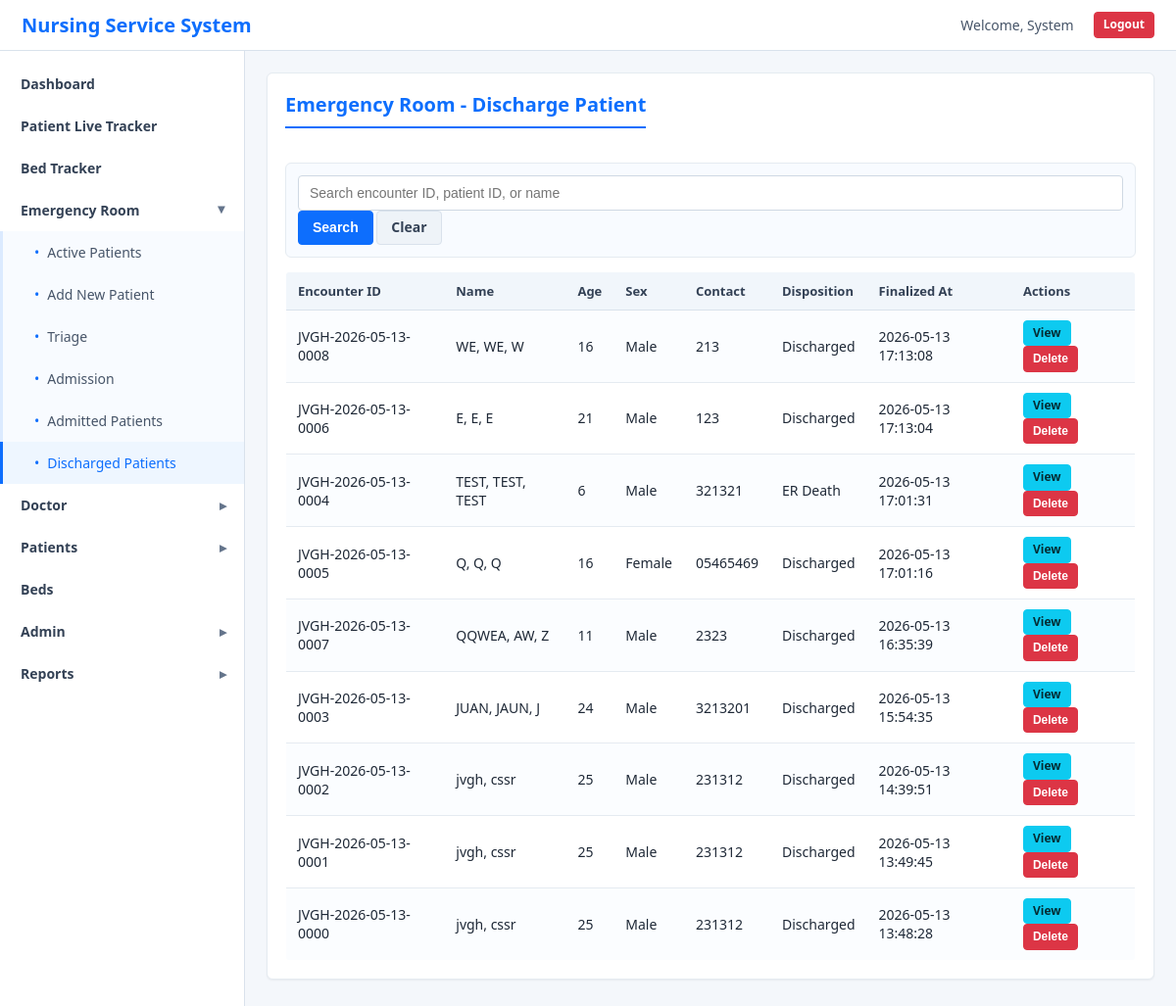
The page /pages/discharge_patients.php (signed in) on the database its author committed.
### tables this page shows
CREATE TABLE `patients` (
  `patient_id` int(11) NOT NULL AUTO_INCREMENT,
  `permanent_patient_id` varchar(30) DEFAULT NULL,
  `patient_code` varchar(30) NOT NULL,
  `queue_date` date DEFAULT NULL,
  `queue_number` int(11) DEFAULT NULL,
  `first_name` varchar(50) NOT NULL,
  `last_name` varchar(50) NOT NULL,
  `middle_name` varchar(50) DEFAULT NULL,
  `date_of_birth` date NOT NULL,
  `age` int(11) DEFAULT NULL,
  `gender` enum('Male','Female','Other') NOT NULL,
  `religion` varchar(50) DEFAULT NULL,
  `phone` varchar(20) DEFAULT NULL,
  `house_no_street` varchar(100) DEFAULT NULL,
  `barangay_name` varchar(100) DEFAULT NULL,
  `municipality_name` varchar(100) DEFAULT NULL,
  `province_name` varchar(100) DEFAULT NULL,
  `barangay_id` varchar(20) DEFAULT NULL,
  `municipality_id` varchar(20) DEFAULT NULL,
  `province_id` varchar(20) DEFAULT NULL,
  `medical_history` text DEFAULT NULL,
  `final_diagnosis` varchar(150) DEFAULT NULL,
  `specific_diagnosis` text DEFAULT NULL,
  `current_bed` int(11) DEFAULT NULL,
  `ward_department` varchar(30) NOT NULL DEFAULT 'MEDICAL',
  `current_doctor` int(11) DEFAULT NULL,
  `assigned_nurse` int(11) DEFAULT NULL,
  `admission_date` datetime NOT NULL,
  `triage_date` date DEFAULT NULL,
  `triage_time` time DEFAULT NULL,
  `arrival_time` datetime NOT NULL,
  `status` enum('triage','waiting_for_consultation','consultation','treatment','waiting_results','ready_for_disposition','for_admission','discharge','admit_inpatient','referred','ama','thoc','absconded','dama','doa','er_death','expired','arrival','waiting_area','initial_assessment','diagnostics','treatment_management','reassessment','disposition_decision','refer_other_facility','registration','for_laboratory','for_consult','under_treatment','for_discharge','discharged','admission','trans_in','trans_out','hama','death') NOT NULL DEFAULT 'triage',
  `created_at` timestamp NOT NULL DEFAULT current_timestamp(),
  `updated_at` timestamp NOT NULL DEFAULT current_timestamp() ON UPDATE current_timestamp(),
  PRIMARY KEY (`patient_id`),
  UNIQUE KEY `patient_code` (`patient_code`),
  KEY `current_bed` (`current_bed`),
  KEY `current_doctor` (`current_doctor`),
  KEY `assigned_nurse` (`assigned_nurse`),
  KEY `idx_patient_location` (`province_id`,`municipality_id`,`barangay_id`),
  KEY `idx_patient_status` (`status`),
  KEY `idx_patient_admission` (`admission_date`),
  KEY `idx_patient_code` (`patient_code`),
  KEY `idx_permanent_patient_id` (`permanent_patient_id`),
  CONSTRAINT `patients_ibfk_1` FOREIGN KEY (`current_bed`) REFERENCES `beds` (`bed_id`) ON DELETE SET NULL,
  CONSTRAINT `patients_ibfk_2` FOREIGN KEY (`current_doctor`) REFERENCES `users` (`user_id`) ON DELETE SET NULL,
  CONSTRAINT `patients_ibfk_3` FOREIGN KEY (`assigned_nurse`) REFERENCES `users` (`user_id`) ON DELETE SET NULL
);

### includes/patient_helpers.php (called while the page is built, shortened)
<?php
function patientStatusWorkflow() {
    return [
        DEFAULT_PATIENT_STATUS => 'Triage',
        'waiting_for_consultation' => 'Waiting for Consultation',
        'consultation' => 'Consultation',
        'treatment' => 'Under Treatment',
        'waiting_results' => 'Waiting Results',
        'ready_for_disposition' => 'Ready for Disposition',
        'for_admission' => 'For Admission',
        'discharge' => 'Discharged',
        'admit_inpatient' => 'Admission',
        'referred' => 'Referred',
        'ama' => 'AMA',
        'thoc' => 'THOC',
        'absconded' => 'Absconded',
        'dama' => 'DAMA',
        'doa' => 'DOA',
        'er_death' => 'ER Death',
        'expired' => 'Expired'
    ];
}
function patientFullName($patient) {
    $parts = [
        $patient['last_name'] ?? '',
        $patient['first_name'] ?? '',
        $patient['middle_name'] ?? ''
    ];
    return trim(implode(', ', array_filter($parts)));
}
function patientStatusOptions() {
    return patientStatusWorkflow();
}
function statusLabel($status) {
    $options = patientStatusOptions();
    return $options[$status] ?? ucwords(str_replace('_', ' ', $status));
}

### includes/auth.php (called while the page is built, shortened)
<?php
function isLoggedIn() {
    return isset($_SESSION['user_id']) && isset($_SESSION['role']);
}
function hasRole($requiredRoles) {
    if (is_string($requiredRoles)) {
        $requiredRoles = array($requiredRoles);
    }
    return in_array($_SESSION['role'], $requiredRoles);
}
?>

### pages/discharge_patients.php (the view, shortened to what this page needs)
<?php
require_once '../config/db.php';
require_once '../includes/auth.php';
require_once '../includes/patient_helpers.php';
$search = trim($_GET['search'] ?? '');
$sql = "
    SELECT
        p.*,
        (
            SELECT pt.created_at
            FROM patient_tracking pt
            WHERE pt.patient_id = p.patient_id
                AND pt.action = 'Status Updated'
                AND pt.to_status IN ('discharge', 'referred', 'ama', 'thoc', 'absconded', 'dama', 'doa', 'expired', 'er_death')
            ORDER BY pt.created_at DESC
            LIMIT 1
        ) as discharged_at
    FROM patients p
    WHERE p.status IN ('discharge', 'referred', 'ama', 'thoc', 'absconded', 'dama', 'doa', 'expired', 'er_death')
";
if ($search !== '') {
    $term = '%' . $search . '%';
    $sql .= " AND (p.patient_code LIKE ? OR p.permanent_patient_id LIKE ? OR p.first_name LIKE ? OR p.last_name LIKE ? OR p.middle_name LIKE ?)";
    $stmt = $conn->prepare($sql . " ORDER BY COALESCE(discharged_at, p.updated_at) DESC");
    $stmt->bind_param("sssss", $term, $term, $term, $term, $term);
    $stmt->execute();
    $patients = $stmt->get_result()->fetch_all(MYSQLI_ASSOC);
} else {
    $patients = $conn->query($sql . " ORDER BY COALESCE(discharged_at, p.updated_at) DESC")->fetch_all(MYSQLI_ASSOC);
}
?>
<!DOCTYPE html>
<html lang="en">
<head>
    <link rel="stylesheet" href="../public/css/style.css">
    <link rel="stylesheet" href="../public/css/dashboard.css">
</head>
<body>
    <nav class="navbar">
        <div class="navbar-brand"><h1>Nursing Service System</h1></div>
        <div class="navbar-menu">
            <span class="user-info">Welcome, <?php echo htmlspecialchars($_SESSION['first_name']); ?></span>
            <a href="../api/logout.php" class="btn btn-sm btn-danger">Logout</a>
        </div>
    </nav>
    <div class="dashboard-container">
        <?php include '../includes/sidebar.php'; ?>
        <main class="main-content">
            <section class="patients-section">
                <div style="display: flex; justify-content: space-between; align-items: center; gap: 12px; margin-bottom: 20px;">
                    <h2>Emergency Room - Discharge Patient</h2>
                </div>
                <form method="GET" class="log-search-form">
                    <input type="text" name="search" placeholder="Search encounter ID, patient ID, or name" value="<?php echo htmlspecialchars($search); ?>">
                    <button type="submit" class="btn btn-primary">Search</button>
                    <a href="discharge_patients.php" class="btn btn-secondary">Clear</a>
                </form>
                <div class="table-responsive">
                    <table class="table table-striped">
                        <thead>
                            <tr>
                                <th>Encounter ID</th>
                                <th>Name</th>
                                <th>Age</th>
                                <th>Sex</th>
                                <th>Contact</th>
                                <th>Disposition</th>
                                <th>Finalized At</th>
                                <th>Actions</th>
                            </tr>
                        </thead>
                        <tbody>
                            <?php if (empty($patients)): ?>
                                <tr><td colspan="8" class="text-center">No discharged patients found</td></tr>
                            <?php else: ?>
                                <?php foreach ($patients as $patient): ?>
                                    <tr>
                                        <td><?php echo htmlspecialchars($patient['patient_code']); ?></td>
                                        <td><?php echo htmlspecialchars(patientFullName($patient)); ?></td>
                                        <td><?php echo htmlspecialchars($patient['age'] ?? calculateAge($patient['date_of_birth'])); ?></td>
                                        <td><?php echo htmlspecialchars($patient['gender']); ?></td>
                                        <td><?php echo htmlspecialchars($patient['phone'] ?? 'N/A'); ?></td>
                                        <td><?php echo htmlspecialchars(statusLabel($patient['status'])); ?></td>
                                        <td><?php echo htmlspecialchars($patient['discharged_at'] ?? $patient['updated_at']); ?></td>
                                        <td>
                                            <a href="patient_detail.php?id=<?php echo $patient['patient_id']; ?>" class="btn btn-sm btn-info">View</a>
                                            <?php if (hasRole('admin')): ?>
                                                <form method="POST" style="display: inline;" onsubmit="return confirm('Delete this discharged patient permanently?');">
                                                    <button type="submit" name="delete_patient" class="btn btn-sm btn-danger">Delete</button>
                                                </form>
                                            <?php endif; ?>
                                        </td>
                                    </tr>
                                <?php endforeach; ?>
                            <?php endif; ?>
                        </tbody>
                    </table>
                </div>
            </section>
        </main>
    </div>
</body>
</html>

### public/css/style.css (style rules this page uses)
* { margin: 0; padding: 0; box-sizing: border-box; }
:root { --primary-color: #2196F3; --secondary-color: #4CAF50; --danger-color: #f44336; --warning-color: #ff9800; --dark-color: #333; --light-color: #f5f5f5; --border-color: #ddd; --shadow: 0 2px 4px rgba(0,0,0,0.1); }
html, body { font-family: 'Segoe UI', Tahoma, Geneva, Verdana, sans-serif; background-color: var(--light-color); color: var(--dark-color); }
h1, h2, h3, h4, h5, h6 { margin-bottom: 15px; color: var(--dark-color); }
h1 { font-size: 2rem; }
h2 { font-size: 1.5rem; }
.btn { padding: 10px 20px; border: none; border-radius: 4px; cursor: pointer; font-size: 14px; transition: all 0.3s ease; text-decoration: none; display: inline-block; text-align: center; }
.btn-primary { background-color: var(--primary-color); color: white; }
.btn-danger { background-color: var(--danger-color); color: white; }
.btn-info { background-color: #00BCD4; color: white; }
.btn-sm { padding: 6px 12px; font-size: 12px; }
input[type="text"], input[type="email"], input[type="password"], input[type="date"], input[type="time"], input[type="number"], select, textarea { width: 100%; padding: 12px; border: 1px solid var(--border-color); border-radius: 4px; font-size: 14px; transition: border-color 0.3s ease; }
.table { width: 100%; border-collapse: collapse; background-color: white; box-shadow: var(--shadow); border-radius: 4px; overflow: hidden; }
.table-responsive { overflow-x: auto; }
.table thead { background-color: #f5f5f5; }
.table th { padding: 12px; text-align: left; font-weight: 600; border-bottom: 2px solid var(--border-color); }
.table td { padding: 12px; border-bottom: 1px solid var(--border-color); }
.table-striped tbody tr:nth-child(odd) { background-color: #fafafa; }
:root { --primary-color: #0d6efd; --secondary-color: #198754; --danger-color: #dc3545; --warning-color: #ffc107; --dark-color: #1f2937; --light-color: #f4f7fb; --border-color: #d9e2ec; --shadow: 0 1px 2px rgba(31, 41, 55, 0.08); }
html, body { background: #f4f7fb; color: #1f2937; font-size: 14px; }
h1, h2, h3 { color: #1d2b3a; font-weight: 700; }
h2 { font-size: 20px; }
.btn { border-radius: 4px; padding: 8px 14px; font-weight: 600; line-height: 1.2; box-shadow: none; transition: background-color 0.18s ease, border-color 0.18s ease, color 0.18s ease; }
.btn-primary { background: #0d6efd; border: 1px solid #0d6efd; }
.btn-secondary { background: #eef3f8; border: 1px solid #d9e2ec; color: #334155; }
.btn-danger { background: #dc3545; border: 1px solid #dc3545; }
.btn-info { background: #0dcaf0; border: 1px solid #0dcaf0; color: #052c33; }
.btn-sm { padding: 5px 9px; font-size: 12px; }
input[type="text"], input[type="email"], input[type="password"], input[type="date"], input[type="time"], input[type="number"], select, textarea { border-color: #cfd9e3; border-radius: 4px; padding: 9px 11px; background: #fff; }
.table { box-shadow: none; border: 1px solid #e5ebf1; border-radius: 4px; }
.table thead { background: #f1f6fb; }
.table th { color: #334155; font-size: 13px; border-bottom: 1px solid #d9e2ec; }
.table td { color: #1f2937; border-bottom: 1px solid #e5ebf1; }
.table th, .table td { padding: 10px 12px; }
.table-striped tbody tr:nth-child(odd) { background: #fbfdff; }

### rows shown on the page
patients: patient_code "JVGH-2026-05-13-0008", patient "WE, WE, W", age "16", gender "Male", phone "213", status "Discharged", discharged_at "2026-05-13 17:13:08"
patients: patient_code "JVGH-2026-05-13-0006", patient "E, E, E", age "21", gender "Male", phone "123", status "Discharged", discharged_at "2026-05-13 17:13:04"
patients: patient_code "JVGH-2026-05-13-0004", patient "TEST, TEST, TEST", age "6", gender "Male", phone "321321", status "ER Death", discharged_at "2026-05-13 17:01:31"
patients: patient_code "JVGH-2026-05-13-0005", patient "Q, Q, Q", age "16", gender "Female", phone "05465469", status "Discharged", discharged_at "2026-05-13 17:01:16"
patients: patient_code "JVGH-2026-05-13-0007", patient "QQWEA, AW, Z", age "11", gender "Male", phone "2323", status "Discharged", discharged_at "2026-05-13 16:35:39"
patients: patient_code "JVGH-2026-05-13-0003", patient "JUAN, JAUN, J", age "24", gender "Male", phone "3213201", status "Discharged", discharged_at "2026-05-13 15:54:35"
patients: patient_code "JVGH-2026-05-13-0002", patient "jvgh, cssr", age "25", gender "Male", phone "231312", status "Discharged", discharged_at "2026-05-13 14:39:51"
patients: patient_code "JVGH-2026-05-13-0001", patient "jvgh, cssr", age "25", gender "Male", phone "231312", status "Discharged", discharged_at "2026-05-13 13:49:45"
patients: patient_code "JVGH-2026-05-13-0000", patient "jvgh, cssr", age "25", gender "Male", phone "231312", status "Discharged", discharged_at "2026-05-13 13:48:28"

### other values the page prints
$_SESSION['first_name'] "System"
